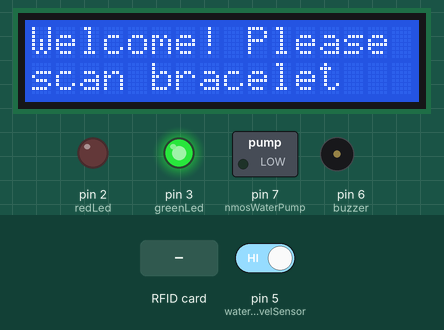
Simulated run of this sketch. Board: Arduino Uno, built with avr-gcc and run on an emulated ATmega328P. Shown: 16×2 character LCD, switched loads named in the sketch (green lamp = pin HIGH), output pins drawn as LEDs (lit = HIGH), buzzer (waves = sounding). The inputs (shaded band) are chosen by the test bench; at power-on: pin 5 (waterLevelSensor) HIGH. Pins used as bus, display or sensor lines are not drawn; what the sketch prints to the serial monitor is not drawn.

Above: at 5.3 s.
5.4 s: RFID card 5E EC 44 03 held to the reader
At 9.39 s:
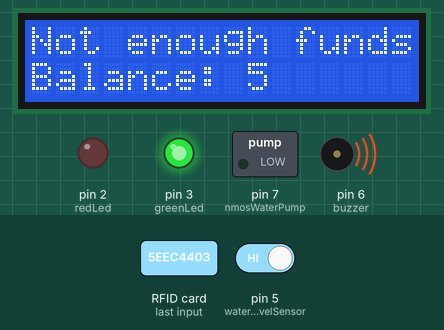
At 11.4 s:
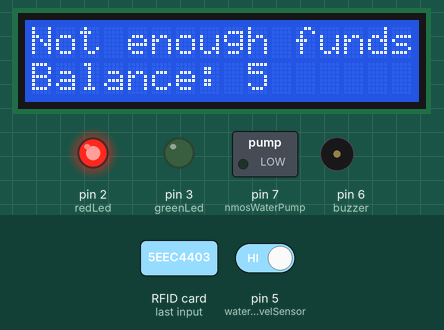
11.6 s: pin 5 (waterLevelSensor) driven LOW
At 23.0 s:
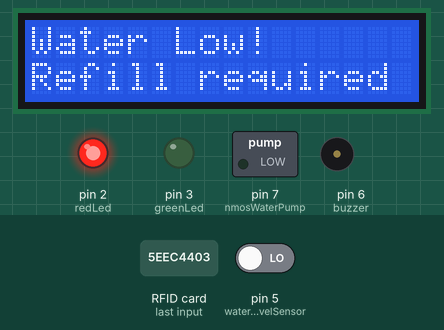
Timing chart, 0 to 35.3 s (numbered marks = the images above; inputs shaded):
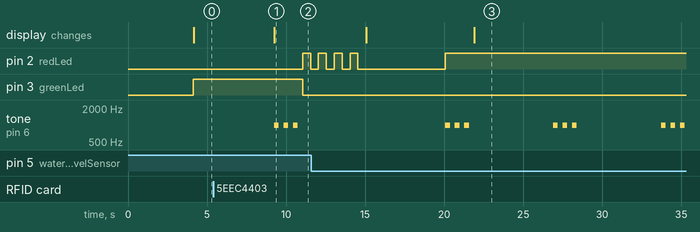

The sketch:

shot-dispenser.ino
```cpp
#include <Wire.h>
#include <LiquidCrystal_I2C.h>
#include <SPI.h>
#include <MFRC522.h>

// Pin Definitions
const int redLed = 2;
const int greenLed = 3;
const int waterLevelSensor = 5;
const int buzzer = 6;
const int nmosWaterPump = 7;
const int rfidRst = 9;
const int rfidSda = 10;

// Create LCD Object: Address 0x27, 16 columns, 2 rows
LiquidCrystal_I2C lcd(0x27, 16, 2);

// Create RFID Object
MFRC522 rfid(rfidSda, rfidRst);

// Balance for RFID cards
int balance1 = 15; // UID: 6C F3 44 03
int balance2 = 5;  // UID: 5E EC 44 03

void setup() {
  Serial.begin(9600);
  initializePins();
  initializeLCD();
  initializeRFID();
  showStartupMessage();
}

void loop() {
  WaterLevelCheck();
  delay(5000); // Check water level every 5 seconds
}

// Method to initialize pins
void initializePins() {
  pinMode(redLed, OUTPUT);
  pinMode(greenLed, OUTPUT);
  pinMode(buzzer, OUTPUT);
  pinMode(nmosWaterPump, OUTPUT);
  pinMode(waterLevelSensor, INPUT);
}

// Method to initialize the LCD
void initializeLCD() {
  lcd.init();
  lcd.backlight();
}

// Method to initialize the RFID module
void initializeRFID() {
  SPI.begin();
  rfid.PCD_Init();
}

// Method to display the startup message
void showStartupMessage() {
  Serial.println("System Ready!");
  lcd.print("System Ready!");
  delay(4000);
  lcd.clear();
}

// Method to read water level sensor
bool isWaterLevelLow() {
  return digitalRead(waterLevelSensor) == LOW;
}

// Method to control the LEDs
void setLEDs(bool redOn, bool greenOn) {
  digitalWrite(redLed, redOn ? HIGH : LOW);
  digitalWrite(greenLed, greenOn ? HIGH : LOW);
}

// Method to control the buzzer
void controlBuzzer(bool on) {
  if (on) {
    tone(buzzer, 1000);
    delay(1000);
    noTone(buzzer);
  }
}

// Method to control the water pump
void controlWaterPump(bool on) {
  digitalWrite(nmosWaterPump, on ? HIGH : LOW);
}

// Method to display a message on the LCD
void displayMessage(const char* line1, const char* line2) {
  lcd.clear();
  lcd.setCursor(0, 0);
  lcd.print(line1);
  lcd.setCursor(0, 1);
  lcd.print(line2);
}

// Method to check water level
bool waterLowMessageShown = false;

void WaterLevelCheck() {
  if (!isWaterLevelLow()) { // Water is present

    setLEDs(false, true); // Green LED ON, Red LED OFF
    controlBuzzer(false); // Buzzer OFF
    displayMessage("Welcome! Please", "scan bracelet");

    if (rfid.PICC_IsNewCardPresent() && rfid.PICC_ReadCardSerial()) {
      handleRFID();
    }
  } else { // Water is low
    if (!waterLowMessageShown) {
      Serial.println("Water Low! Refill required");
      waterLowMessageShown = true;
    }

    setLEDs(true, false); // Red LED ON, Green LED OFF
    for (int i = 0; i < 3; i++) { tone(buzzer, 1000); delay(300); noTone(buzzer); delay(300); } // Buzzer beeps for 1 second
    displayMessage("Water Low!", "Refill required");
  }
}

// Method to handle RFID scanning
void handleRFID() {
  String uid = "";
  Serial.println("Scanning NFC Tag...");

  for (byte i = 0; i < rfid.uid.size; i++) {
    if (rfid.uid.uidByte[i] < 0x10) {
      uid += "0"; // Add leading zero for single hex digits
    }
    uid += String(rfid.uid.uidByte[i], HEX);
  }
  uid.toUpperCase(); // Convert to uppercase for consistent comparison
  Serial.print("UID: ");
  Serial.println(uid);

  if (uid.equals("6CF34403")) { // Check UID 1

    Serial.print("Balance: ");
    Serial.println(balance1);

    processTransaction(&balance1);
  } else if (uid.equals("5EEC4403")) { // Check UID 2

    Serial.print("Balance: ");
    Serial.println(balance2);

    processTransaction(&balance2);
  } else {
    displayMessage("Unknown Tag", "Access Denied");
    delay(5000);
  }

  rfid.PICC_HaltA();
}

// Method to process the transaction
void processTransaction(int* balance) {
  if (*balance >= 6) {
    *balance -= 6;
    displayMessage("Pouring...", ("New balance: " + String(*balance)).c_str());
    delay(1000); // 1 second before water pump starts

    // Activate water pump and flashing green LED for 5 seconds
    for (int i = 0; i < 5; i++) {
      controlWaterPump(true); // Pump ON
      setLEDs(false, true);  // Green LED ON
      delay(500);
      setLEDs(false, false); // Green LED OFF
      delay(500);
    }

    controlWaterPump(false);
    delay(2000); // 2 seconds after water pump turns off
    displayMessage("Enjoy!", "");
    delay(3000);

  } else {
    displayMessage("Not enough funds", ("Balance: " + String(*balance)).c_str());
    for (int i = 0; i < 3; i++) { tone(buzzer, 1000); delay(300); noTone(buzzer); delay(300); }
    for (int i = 0; i < 4; i++) {
      setLEDs(true, false); // Red LED ON
      delay(500);
      setLEDs(false, false); // All LEDs OFF
      delay(500);
    }
  }

  displayMessage("Welcome!", "Scan bracelet");
}
```

Measured:
- after the input at 5.4 s, pin 2 (redLed): LOW → HIGH after 5.6 s, → LOW 0.50 s later; pin 3 (greenLed): HIGH → LOW after 5.6 s; tone on pin 6 (buzzer): alternates 1000 Hz for 0.30 s and silent for 0.30 s, 6 changes in all, then stays silent, starting after 3.8 s; the display: changes after 3.8 s (image 1)
- after the input at 11.6 s, pin 3 (greenLed): stays LOW (without the input it goes to HIGH after 8.5 s); tone on pin 6 (buzzer): silent → 1000 Hz after 8.5 s, then repeats every 6.8 s: 2 × (silent 0.30 s, 1000 Hz 0.30 s), silent 5.3 s, 1000 Hz 0.30 s
